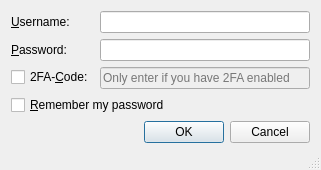
<?xml version="1.0" encoding="UTF-8"?>
<ui version="4.0">
 <class>LoginDialog</class>
 <widget class="QDialog" name="LoginDialog">
  <property name="geometry">
   <rect>
    <x>0</x>
    <y>0</y>
    <width>321</width>
    <height>170</height>
   </rect>
  </property>
  <property name="windowTitle">
   <string>Login</string>
  </property>
  <property name="sizeGripEnabled">
   <bool>true</bool>
  </property>
  <property name="modal">
   <bool>true</bool>
  </property>
  <layout class="QFormLayout" name="formLayout">
   <item row="0" column="0">
    <widget class="QLabel" name="usernameLabel">
     <property name="text">
      <string>&amp;Username:</string>
     </property>
     <property name="buddy">
      <cstring>usernameLineEdit</cstring>
     </property>
    </widget>
   </item>
   <item row="0" column="1">
    <widget class="QLineEdit" name="usernameLineEdit">
     <property name="clearButtonEnabled">
      <bool>true</bool>
     </property>
    </widget>
   </item>
   <item row="1" column="0">
    <widget class="QLabel" name="passwordLabel">
     <property name="text">
      <string>&amp;Password:</string>
     </property>
     <property name="buddy">
      <cstring>passwordLineEdit</cstring>
     </property>
    </widget>
   </item>
   <item row="1" column="1">
    <widget class="QLineEdit" name="passwordLineEdit">
     <property name="echoMode">
      <enum>QLineEdit::Password</enum>
     </property>
     <property name="clearButtonEnabled">
      <bool>true</bool>
     </property>
    </widget>
   </item>
   <item row="2" column="0">
    <widget class="QCheckBox" name="faCodeCheckBox">
     <property name="text">
      <string>2FA-&amp;Code:</string>
     </property>
    </widget>
   </item>
   <item row="2" column="1">
    <widget class="QLineEdit" name="faCodeLineEdit">
     <property name="enabled">
      <bool>false</bool>
     </property>
     <property name="inputMask">
      <string>999999</string>
     </property>
     <property name="placeholderText">
      <string>Only enter if you have 2FA enabled</string>
     </property>
    </widget>
   </item>
   <item row="3" column="0" colspan="2">
    <widget class="QCheckBox" name="rememberPasswordCheckBox">
     <property name="text">
      <string>&amp;Remember my password</string>
     </property>
    </widget>
   </item>
   <item row="4" column="0" colspan="2">
    <widget class="QDialogButtonBox" name="buttonBox">
     <property name="orientation">
      <enum>Qt::Horizontal</enum>
     </property>
     <property name="standardButtons">
      <set>QDialogButtonBox::Cancel|QDialogButtonBox::Ok</set>
     </property>
    </widget>
   </item>
  </layout>
 </widget>
 <resources/>
 <connections>
  <connection>
   <sender>buttonBox</sender>
   <signal>accepted()</signal>
   <receiver>LoginDialog</receiver>
   <slot>accept()</slot>
   <hints>
    <hint type="sourcelabel">
     <x>248</x>
     <y>254</y>
    </hint>
    <hint type="destinationlabel">
     <x>157</x>
     <y>274</y>
    </hint>
   </hints>
  </connection>
  <connection>
   <sender>buttonBox</sender>
   <signal>rejected()</signal>
   <receiver>LoginDialog</receiver>
   <slot>reject()</slot>
   <hints>
    <hint type="sourcelabel">
     <x>316</x>
     <y>260</y>
    </hint>
    <hint type="destinationlabel">
     <x>286</x>
     <y>274</y>
    </hint>
   </hints>
  </connection>
  <connection>
   <sender>faCodeCheckBox</sender>
   <signal>toggled(bool)</signal>
   <receiver>faCodeLineEdit</receiver>
   <slot>setEnabled(bool)</slot>
   <hints>
    <hint type="sourcelabel">
     <x>94</x>
     <y>143</y>
    </hint>
    <hint type="destinationlabel">
     <x>203</x>
     <y>137</y>
    </hint>
   </hints>
  </connection>
 </connections>
</ui>
